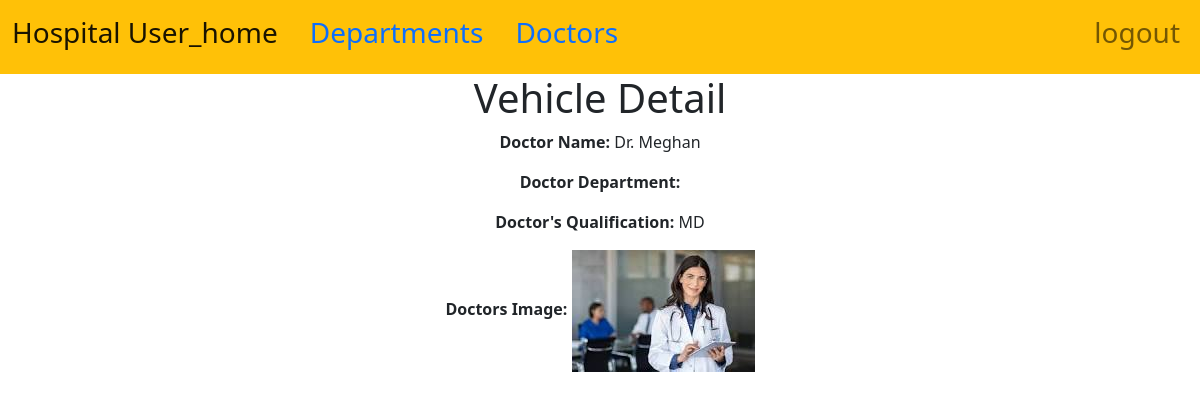
The app's page /departmentlist/doctordetail/1/ (signed in) with its own data.
### department_doctors_app/models.py (models this page shows, shortened)
class Doctors(models.Model):
    doctor_name=models.CharField(max_length=100, unique=True, blank=False, null=False)
    doctor_department_fk = models.ForeignKey(Department, on_delete=models.CASCADE)
    qualification= models.CharField(max_length=50, unique=True, blank=False, null=False)
    photo= models.ImageField(upload_to='photos', max_length=1000)

### department_doctors_app/views.py (the view, shortened to what this page needs)
# urls.py: path('doctordetail/<int:pk>/',views.DoctorDetailView.as_view(), name='doctor_detail'),
class DoctorDetailView(LoginRequiredMixin, DetailView):
    model = Doctors
    template_name = 'doctors_detail.html'
    context_object_name = 'doctorr'
    login_url = '/login/'

### templates/doctors_detail.html
{% extends 'base.html' %}
{% block content %}
<center>
  <h1>Vehicle Detail</h1>
  <p><strong>Doctor Name:</strong> {{ doctorr.doctor_name }}</p>
  <p><strong>Doctor Department:</strong> {{ doctorr.doctor_department }}</p>
  <p><strong>Doctor's Qualification:</strong> {{ doctorr.qualification }}</p>
  <p><strong>Doctors Image:</strong>
    <img src="{{ doctorr.photo.url }}"  alt="{{ doctorr.doctor_name }}'s photo" style="max-width: 300px; max-height: 300px";>
  </p>
</center>
{% endblock %}

### records on screen
Doctors: doctor_name "Dr. Meghan", qualification "MD", photo (picture)
